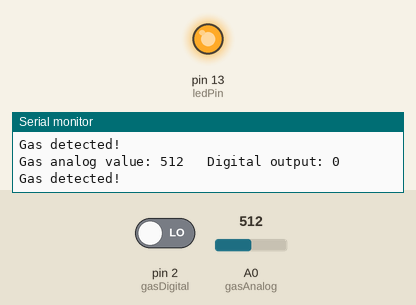
This sketch was run on a simulated Arduino Uno, built with avr-gcc and run on an emulated ATmega328P. Parts: output pins drawn as LEDs (lit = HIGH), the last lines printed to the serial monitor. The test bench sets the inputs (shaded band); at power-on: A0 (gasAnalog) = 512, pin 2 (gasDigital) LOW.

Above: at 1.3 s.
1.4 s: A0 (gasAnalog) set to 410
2.9 s: A0 (gasAnalog) set to 385
At 4.2 s:
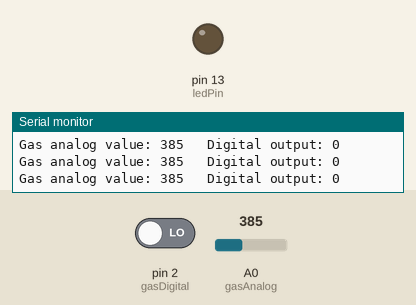
4.5 s: A0 (gasAnalog) set to 511
At 5.6 s:
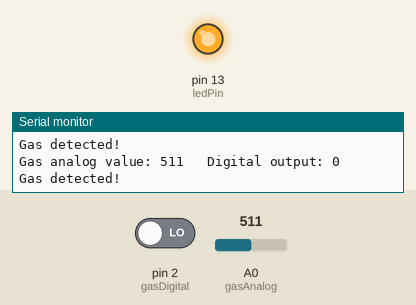
6.0 s: A0 (gasAnalog) set to 390
At 6.8 s:
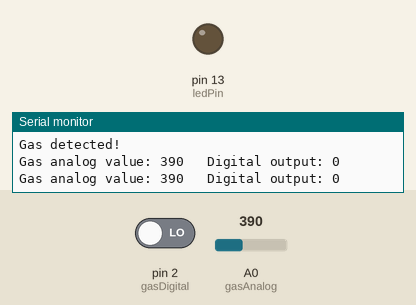
Timing chart, 0 to 8.5 s (numbered marks = the images above; inputs shaded):
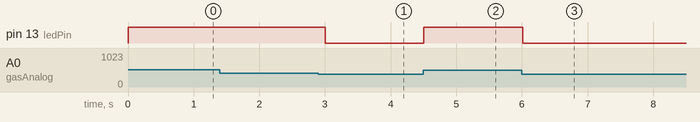

Measured:
- the behaviour switches between 401 and 400 on A0 (gasAnalog) (found by bisection; images 0 and 1)
- after the input at 2.9 s, pin 13 (ledPin): HIGH → LOW after 0.11 s
- after the input at 4.5 s, pin 13 (ledPin): LOW → HIGH at once
- after the input at 6.0 s, pin 13 (ledPin): HIGH → LOW at once

The sketch:

exp02c_gas_sensor.ino
```cpp
/*
  Experiment 2 (c): Interfacing gas sensor (MQ-3 module) with Arduino
  Wiring: VCC -> 5V, GND -> GND, AO -> A0, DO -> D2 ; LED on D13
  The MQ sensor needs 1-2 minutes to warm up. AO gives the gas concentration (0-1023),
  DO goes HIGH/LOW when the concentration crosses the threshold set with the module's preset
  (on most modules DO is LOW when gas is detected - check yours and flip the test if needed).
*/
int gasAnalog = A0;
int gasDigital = 2;
int ledPin = 13;
int threshold = 400;       // adjust after observing readings in clean air

void setup() {
  pinMode(gasDigital, INPUT);
  pinMode(ledPin, OUTPUT);
  Serial.begin(9600);
}

void loop() {
  int value = analogRead(gasAnalog);
  int digitalState = digitalRead(gasDigital);

  Serial.print("Gas analog value: ");
  Serial.print(value);
  Serial.print("   Digital output: ");
  Serial.println(digitalState);

  if (value > threshold) {
    digitalWrite(ledPin, HIGH);
    Serial.println("Gas detected!");
  } else {
    digitalWrite(ledPin, LOW);
  }
  delay(500);
}
```
